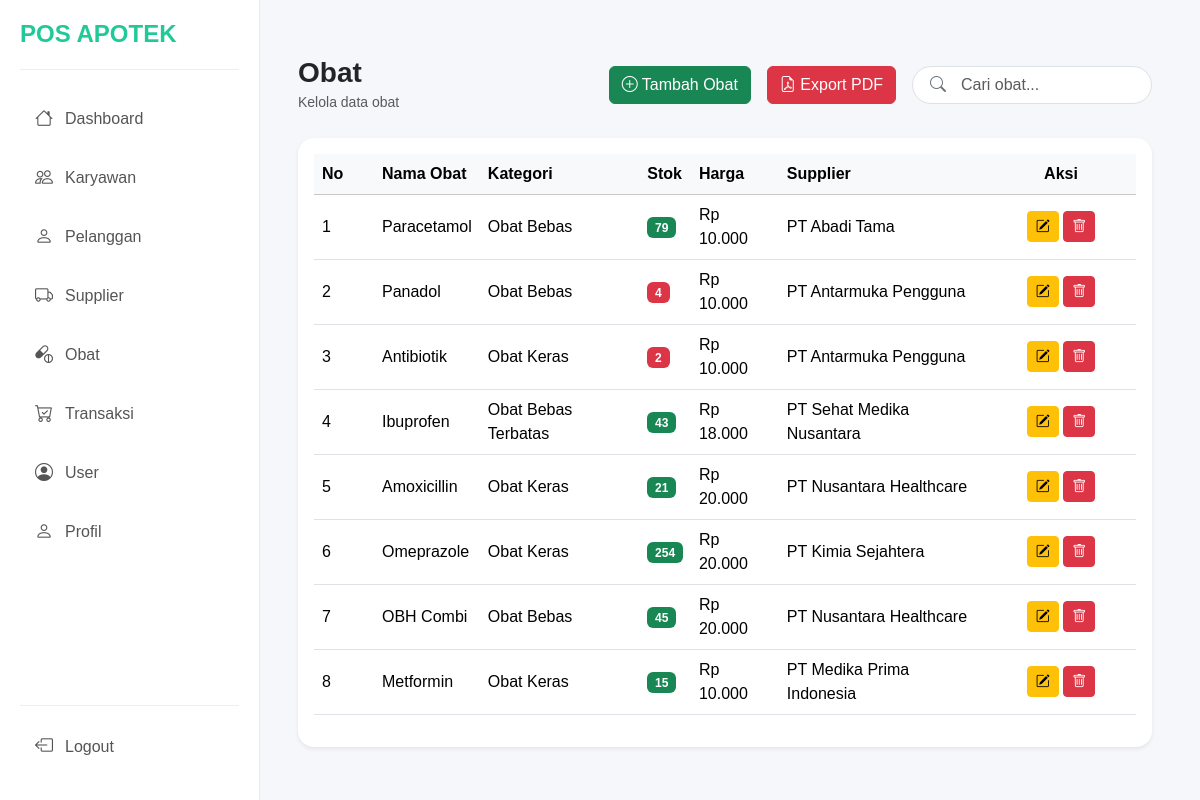
The page /page/dashboard.php?page=obat (signed in) on the database its author committed.
### tables this page shows
CREATE TABLE `obat` (
  `id_obat` char(8) NOT NULL,
  `id_supplier` char(8) NOT NULL,
  `nama_obat` varchar(55) NOT NULL,
  `kategori_obat` enum('Obat Bebas','Obat Keras','Obat Bebas Terbatas','') NOT NULL,
  `stok_obat` int(10) NOT NULL,
  `harga_obat` double NOT NULL
);

CREATE TABLE `supplier` (
  `id_supplier` char(8) NOT NULL,
  `nama_perusahaan` varchar(55) NOT NULL,
  `no_telepon` varchar(15) NOT NULL,
  `alamat` varchar(55) NOT NULL
);

### config/Database.php (called while the page is built, shortened)
<?php
class Database {
    private $conn;
    private function connect() {
        $host = "localhost";
        $user = "root";
        $pass = "";
        $db   = "pos_apotek";
        $this->conn = new mysqli($host, $user, $pass, $db);
    }
    public function getConnection() {
        return $this->conn;
    }
}
?>

### class/obat.php (called while the page is built, shortened)
<?php
require_once '../config/Database.php';
class Obat
{
    private $table = "obat";
    private $conn;
    public function __construct()
    {
        $this->db = new Database();
        $this->conn = $this->db->getConnection();
    }
    public function getAllObat()
    {
        $query = "SELECT * FROM $this->table
                  INNER JOIN supplier USING (id_supplier)";
        $stmt = $this->conn->prepare($query);
        $stmt->execute();
        $result = $stmt->get_result()->fetch_all(MYSQLI_ASSOC);
        return $result;
    }
}

### page/obat/obat.php (the view, shortened to what this page needs)
<?php
require_once '../class/obat.php';
$obat = new Obat();
$data = $obat->getAllObat();
$keyword = "";
$no = 1;
?>
<div class="container-fluid p-4">
    <div class="d-flex justify-content-between align-items-center mb-4">
        <div>
            <h3 class="fw-bold mb-0">
                Obat
            </h3>
            <small class="text-muted">
                Kelola data obat
            </small>
        </div>
        <div class="d-flex align-items-center">
            <a href="?page=add_obat" class="btn btn-success me-3">
                <i class="bi bi-plus-circle"></i>
                Tambah Obat
            </a>
            <a href="../export/export_obat.php" target="_blank" class="btn btn-danger me-3">
                <i class="bi bi-file-earmark-pdf"></i>
                Export PDF
            </a>
            <form method="GET" class="position-relative">
                <input type="text" name="keyword" id="searchInput" class="form-control ps-5 pe-5"
                    placeholder="Cari obat..." autocomplete="off" value="<?= htmlspecialchars($keyword); ?>"
                    style="width:240px;border-radius:20px;">
                <i class="bi bi-search position-absolute" style="
                        left:18px;
                        top:50%;
                        transform:translateY(-50%);
                        color:#6c757d;
                    ">
                </i>
            </form>
        </div>
    </div>
    <div class="card shadow-sm border-0 rounded-4">
        <div class="card-body">
            <table class="table table-hover align-middle">
                <thead class="table-light">
                    <tr>
                        <th width="60">No</th>
                        <th>Nama Obat</th>
                        <th>Kategori</th>
                        <th>Stok</th>
                        <th>Harga</th>
                        <th>Supplier</th>
                        <th width="150" class="text-center">Aksi</th>
                    </tr>
                </thead>
                <tbody>
                    <?php if (count($data) > 0) { ?>
                    <?php foreach ($data as $row) { ?>
                    <tr>
                        <td><?= $no++; ?></td>
                        <td><?= htmlspecialchars($row['nama_obat']); ?></td>
                        <td><?= htmlspecialchars($row['kategori_obat']); ?></td>
                        <td>
                            <?php
                                    if ($row['stok_obat'] < 5) {
                                    ?>
                            <span class="badge bg-danger">
                                <?= $row['stok_obat']; ?>
                            </span>
                            <?php } else { ?>
                            <span class="badge bg-success">
                                <?= $row['stok_obat']; ?>
                            </span>
                            <?php } ?>
                        </td>
                        <td>
                            Rp <?= number_format($row['harga_obat'], 0, '.', '.'); ?>
                        </td>
                        <td>
                            <?= htmlspecialchars($row['nama_perusahaan']); ?>
                        </td>
                        <td class="text-center">
                            <a href="?page=edit_obat&id_obat=<?= $row['id_obat']; ?>" class="btn btn-warning btn-sm">
                                <i class="bi bi-pencil-square"></i>
                            </a>
                            <a onclick="showConfirm(
                                'warning',
                                'Peringatan!',
                                'Apakah kamu yakin ingin menghapus data ini?',
                                '?page=obat&delete_obat&id_obat=<?= $row['id_obat']; ?>'
                            )" class="btn btn-danger btn-sm">
                                <i class="bi bi-trash"></i>
                            </a>
                        </td>
                    </tr>
                    <?php } ?>
                    <?php } ?>
                </tbody>
            </table>
        </div>
    </div>
</div>

### css/style.css (style rules this page uses)
body { background:#f5f7fb; margin:0; font-family:Arial, Helvetica, sans-serif; }
a { text-decoration: none; color: black; }

### rows shown on the page
obat: nama_obat "Paracetamol", kategori_obat "Obat Bebas", stok_obat "79", harga_obat "10.000", id_supplier.nama_perusahaan "PT Abadi Tama"
obat: nama_obat "Panadol", kategori_obat "Obat Bebas", stok_obat "4", harga_obat "10.000", id_supplier.nama_perusahaan "PT Antarmuka Pengguna"
obat: nama_obat "Antibiotik", kategori_obat "Obat Keras", stok_obat "2", harga_obat "10.000", id_supplier.nama_perusahaan "PT Antarmuka Pengguna"
obat: nama_obat "Ibuprofen", kategori_obat "Obat Bebas Terbatas", stok_obat "43", harga_obat "18.000", id_supplier.nama_perusahaan "PT Sehat Medika Nusantara"
obat: nama_obat "Amoxicillin", kategori_obat "Obat Keras", stok_obat "21", harga_obat "20.000", id_supplier.nama_perusahaan "PT Nusantara Healthcare"
obat: nama_obat "Omeprazole", kategori_obat "Obat Keras", stok_obat "254", harga_obat "20.000", id_supplier.nama_perusahaan "PT Kimia Sejahtera"
obat: nama_obat "OBH Combi", kategori_obat "Obat Bebas", stok_obat "45", harga_obat "20.000", id_supplier.nama_perusahaan "PT Nusantara Healthcare"
obat: nama_obat "Metformin", kategori_obat "Obat Keras", stok_obat "15", harga_obat "10.000", id_supplier.nama_perusahaan "PT Medika Prima Indonesia"
